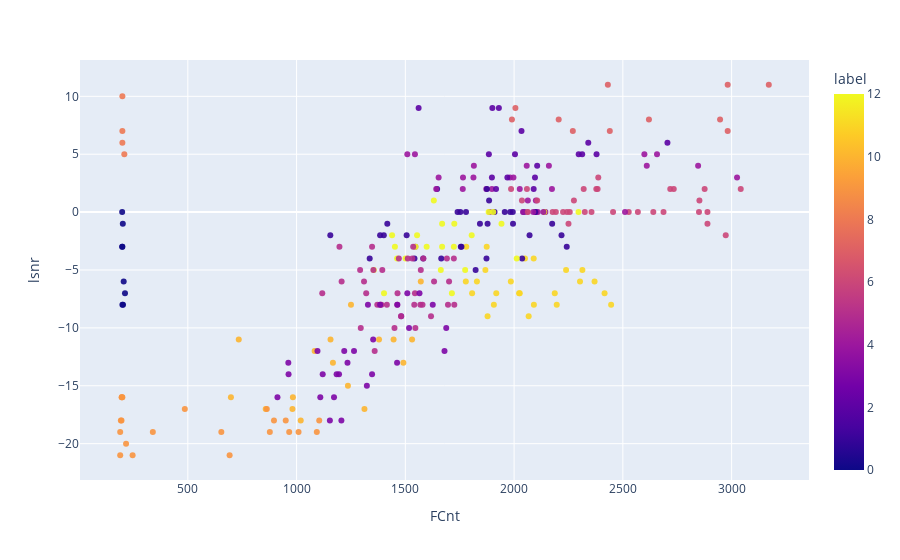

Notebook code cell kept with this figure:
### Code cell
fig = px.scatter(labeled_df, x='FCnt', y='lsnr',
                color='label', size_max=100,
                opacity=0.9)
fig.show()

### Figure 1 — Plotly figure (JSON) as saved in the notebook; plotly's stock layout.template omitted (floating-point values rounded to 4 significant figures; data arrays with more than 128 entries replaced by an {"elided": "..."} marker saying what was removed)
{"data": [{"hovertemplate": "FCnt=%{x}<br>lsnr=%{y}<br>label=%{marker.color}<extra></extra>", "legendgroup": "", "marker": {"color": {"elided": "290 int values"}, "coloraxis": "coloraxis", "opacity": 0.9, "symbol": "circle"}, "mode": "markers", "name": "", "showlegend": false, "type": "scatter", "x": {"elided": "290 int values"}, "xaxis": "x", "y": {"elided": "290 int values"}, "yaxis": "y"}], "layout": {"coloraxis": {"colorbar": {"title": {"text": "label"}}, "colorscale": [[0, "#0d0887"], [0.1111, "#46039f"], [0.2222, "#7201a8"], [0.3333, "#9c179e"], [0.4444, "#bd3786"], [0.5556, "#d8576b"], [0.6667, "#ed7953"], [0.7778, "#fb9f3a"], [0.8889, "#fdca26"], [1, "#f0f921"]]}, "legend": {"tracegroupgap": 0}, "margin": {"t": 60}, "xaxis": {"anchor": "y", "domain": [0, 1], "title": {"text": "FCnt"}}, "yaxis": {"anchor": "x", "domain": [0, 1], "title": {"text": "lsnr"}}}}
